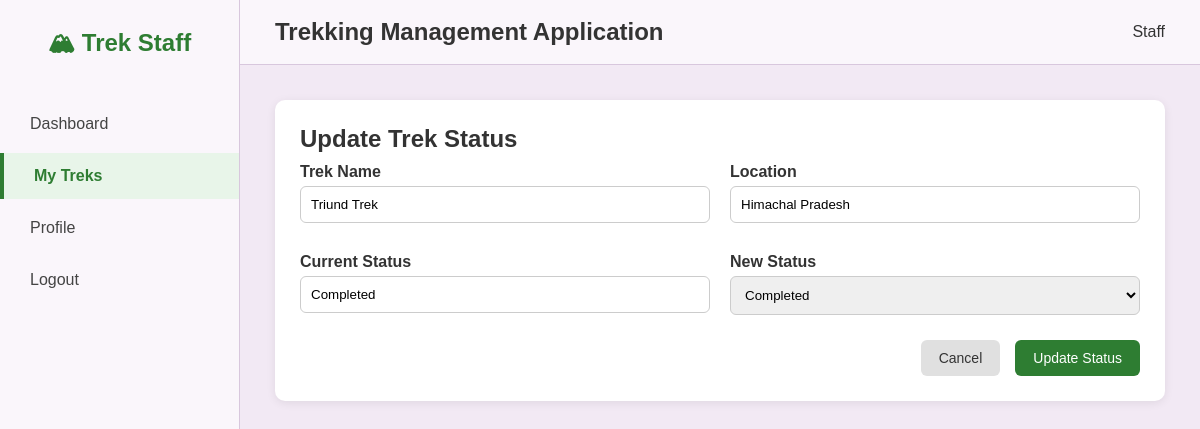
Page /staff/trek/1/status (signed in) on the committed database.
### models/models.py (models this page shows)
class Trek(db.Model):
    __tablename__='treks'
    id=db.Column(db.Integer,primary_key=True)
    name=db.Column(db.String(100),nullable=False)
    location=db.Column(db.String(150),nullable=False)
    difficulty=db.Column(db.String(20),nullable=False)         #easy/moderate/hard
    duration_days=db.Column(db.Integer,nullable=False)
    total_slots=db.Column(db.Integer,nullable=False)
    available_slots=db.Column(db.Integer,nullable=False)
    assigned_staff_id=db.Column(db.Integer,db.ForeignKey('users.id'), nullable=True)
    status=db.Column(db.String(20),default='pending')              #pending/approved/Open/Closed/Completed
    start_date=db.Column(db.Date,nullable=False)
    end_date=db.Column(db.Date,nullable=False)
    description=db.Column(db.Text,default='')
    price=db.Column(db.Float,default=0.0)
    created_at=db.Column(db.DateTime,default=datetime.utcnow)
    assigned_staff=db.relationship('User',foreign_keys=[assigned_staff_id],backref='assigned_treks')
    bookings=db.relationship('Booking',backref='trek',lazy=True)

### controllers/staff_controller.py (the view, shortened to what this page needs)
    @app.route('/staff/trek/<int:trek_id>/status', methods=['GET', 'POST'])
    @login_required
    @role_required('staff')
    def update_trek_status(trek_id):
        trek=Trek.query.get_or_404(trek_id)
        if trek.assigned_staff_id != session['user_id']:
            flash('Unauthorized Access', 'warning')
            return redirect(url_for('assigned_treks'))
        return render_template('staff/update_status.html',
                               trek=trek
                               )

### templates/staff/update_status.html (shortened to what this page needs)
{% extends "base.html" %}
{% block content %}
<div class="dashboard-container">
    <aside class="sidebar">
        <h2 class="logo">🏔 Trek Staff</h2>
        <ul>
            <li>
                <a href="{{ url_for('staff_dashboard') }}">Dashboard</a>
            </li>
            <li class="active">
                <a href="{{ url_for('assigned_treks') }}">My Treks</a>
            </li>
            <li>
                <a href="{{ url_for('staff_profile') }}">Profile</a>
            </li>
            <li>
                <a href="{{ url_for('logout') }}">Logout</a>
            </li>
        </ul>
    </aside>
    <div class="main-content">
        <header class="topbar">
            <h2>Trekking Management Application</h2>
            <div class="admin-info">
                 Staff
            </div>
        </header>
        <div class="content">
            <div class="form-card">
                <h2>Update Trek Status</h2>
                <form method="POST">
                    <div class="form-grid">
                        <div class="form-group">
                            <label>Trek Name</label>
                            <input
                                type="text"
                                value="{{ trek.name }}"
                                readonly>
                        </div>
                        <div class="form-group">
                            <label>Location</label>
                            <input
                                type="text"
                                value="{{ trek.location }}"
                                readonly>
                        </div>
                        <div class="form-group">
                            <label>Current Status</label>
                            <input
                                type="text"
                                value="{{ trek.status }}"
                                readonly>
                        </div>
                        <div class="form-group">
                            <label>New Status</label>
                            <select name="status" required>
                                <option value="Completed"
                                {% if trek.status=="Completed" %}selected{% endif %}>
                                    Completed
                                </option>
                            </select>
                        </div>
                    </div>
                    <div class="button-group">
                        <a href="{{ url_for('trek_details', trek_id=trek.id) }}"
                           class="cancel-btn">
                            Cancel
                        </a>
                        <button
                            type="submit"
                            class="save-btn">
                            Update Status
                        </button>
                    </div>
                </form>
            </div>
        </div>
    </div>
</div>
{% endblock %}

### static/css/style.css (style rules this page uses)
* { margin:0; padding:0; box-sizing:border-box; font-family:Arial, Helvetica, sans-serif; }
body { background:#F2E9F4; color:#333; }
.dashboard-container { display:flex; min-height:100vh; }
.sidebar { width:240px; background:#FAF6FB; border-right:1px solid #d8c7dd; padding:25px 0; }
.logo { text-align:center; color:#2e7d32; margin-bottom:35px; }
.sidebar ul { list-style:none; }
.sidebar li { margin:6px 0; }
.sidebar a { display:block; padding:14px 30px; text-decoration:none; color:#444; transition:.3s; }
.sidebar li.active a { background:#e8f5e9; color:#2e7d32; font-weight:bold; border-left:4px solid #2e7d32; }
.main-content { flex:1; }
.topbar { display:flex; justify-content:space-between; align-items:center; background:#FAF6FB; padding:18px 35px; border-bottom:1px solid #d8c7dd; }
.content { padding:35px; }
.card, .profile-card, .form-card, .table-box { background:#fff; border-radius:10px; box-shadow:0 2px 10px rgba(0,0,0,.08); }
.profile-card, .form-card, .table-box { padding:25px; margin-bottom:30px; }
.profile-card form, .form-group { display:flex; flex-direction:column; }
.profile-card label, .form-group label { font-weight:bold; margin:10px 0 5px; }
.profile-card input, .form-group input, .form-group textarea, .form-group select, .filter-form input, .filter-form select, .search-form input { padding:10px; border:1px solid #ccc; border-radius:6px; }
.form-grid { display:grid; grid-template-columns:repeat(2,1fr); gap:20px; }
.filter-form, .search-form, .button-group { display:flex; gap:15px; align-items:center; }
.button-group { justify-content:flex-end; margin-top:25px; }
.btn, .save-btn, .cancel-btn, .edit-btn, .delete-btn, .assign-btn { display:inline-block; text-decoration:none; padding:10px 18px; border-radius:6px; font-size:14px; border:none; cursor:pointer; }
.save-btn { background:#2e7d32; color:#fff; }
.cancel-btn { background:#e0e0e0; color:#333; }

### rows in the picture
Trek: name "Triund Trek", location "Himachal Pradesh", status "Completed"
